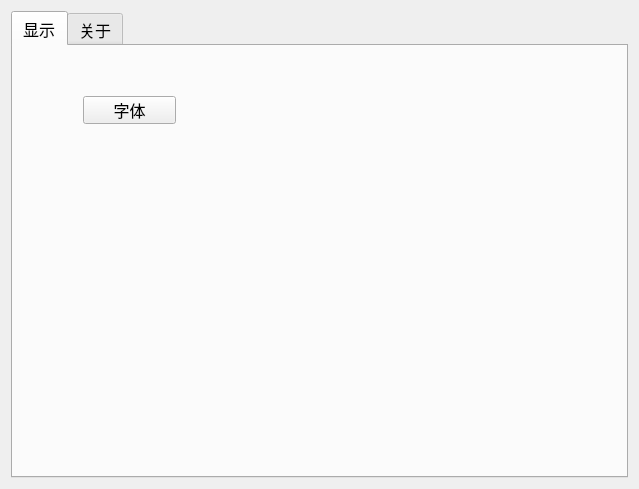
<?xml version="1.0" encoding="UTF-8"?>
<ui version="4.0">
 <class>Option</class>
 <widget class="QWidget" name="Option">
  <property name="geometry">
   <rect>
    <x>0</x>
    <y>0</y>
    <width>639</width>
    <height>489</height>
   </rect>
  </property>
  <property name="windowTitle">
   <string>选项</string>
  </property>
  <layout class="QVBoxLayout" name="verticalLayout">
   <item>
    <widget class="QTabWidget" name="tabWidget">
     <property name="font">
      <font>
       <family>微软雅黑</family>
       <pointsize>12</pointsize>
      </font>
     </property>
     <property name="currentIndex">
      <number>0</number>
     </property>
     <widget class="QWidget" name="tab">
      <attribute name="title">
       <string>显示</string>
      </attribute>
      <widget class="QPushButton" name="fontButton">
       <property name="geometry">
        <rect>
         <x>70</x>
         <y>50</y>
         <width>93</width>
         <height>28</height>
        </rect>
       </property>
       <property name="font">
        <font>
         <family>微软雅黑</family>
         <pointsize>12</pointsize>
        </font>
       </property>
       <property name="focusPolicy">
        <enum>Qt::WheelFocus</enum>
       </property>
       <property name="text">
        <string>字体</string>
       </property>
      </widget>
     </widget>
     <widget class="QWidget" name="tab_2">
      <attribute name="title">
       <string>关于</string>
      </attribute>
      <layout class="QVBoxLayout" name="verticalLayout_2">
       <item>
        <widget class="QTextBrowser" name="softInfo"/>
       </item>
      </layout>
     </widget>
    </widget>
   </item>
  </layout>
 </widget>
 <resources/>
 <connections/>
</ui>
